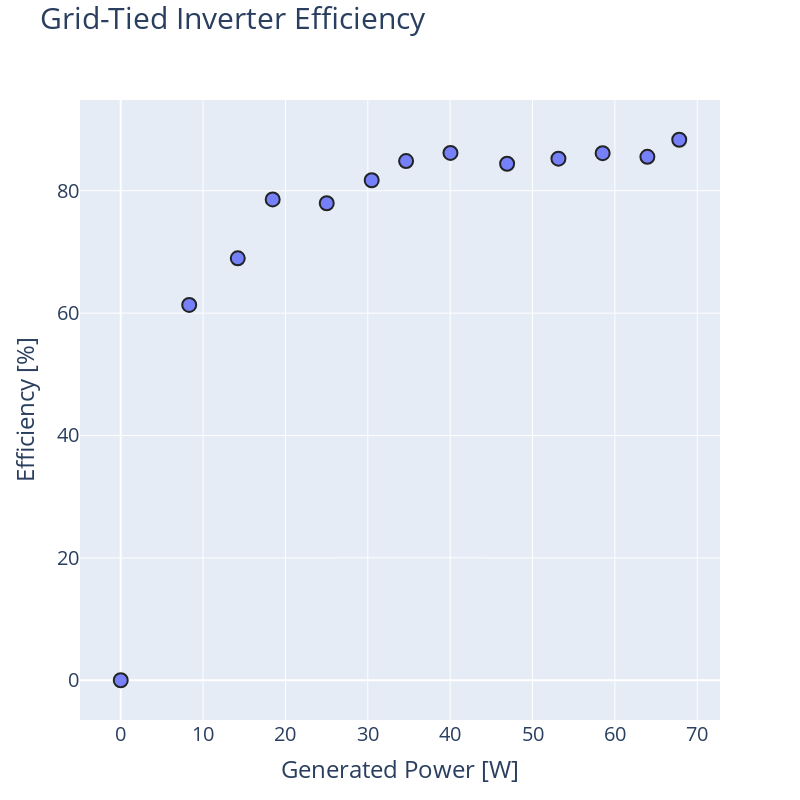

Here is the notebook cell this chart was saved with:
### Markdown cell above
# Task 3 Part 2

### Code cell
# Plot task 3 part 2
# The columns of t3p2df are: 'power_aimed', 'voltage_pv', 'current_pv', 'power_pv', 'power_inv_ac'
t3p2df = pd.read_csv("./data/t3p2.csv")
# Replace 0 current with very low current 0.01
t3p2df['current_pv'] = t3p2df['current_pv'].replace(0, 0.01)
# Calculate power_pv
t3p2df['power_pv'] = t3p2df['voltage_pv'] * t3p2df['current_pv']
# Calculate inverter efficiency
t3p2df['efficiency'] = t3p2df['power_inv_ac'] / t3p2df['power_pv']
# Convert to %
t3p2df['efficiency'] *= 100
t3p2df.head(10)
# Plot efficiency vs power PV
fig = go.Figure()
fig.add_trace(go.Scatter(x=t3p2df['power_pv'], y=t3p2df['efficiency'], name='Inverter Efficiency', mode='markers', marker=dict(size=marker_size, symbol='circle', line=dict(width=2, color='black'), opacity = marker_opacity)))
fig.update_layout(title='Grid-Tied Inverter Efficiency', xaxis_title='Generated Power [W]', yaxis_title='Efficiency [%]')
fig.update_layout(font=dict(size=20))
fig.update_layout(title_font=dict(size=30))
fig.update_layout(width=800,height=800)
fig.update_layout(legend=dict(
    orientation="h",
    yanchor="bottom",
    y=1.0,
    xanchor="right",
    x=0.95
))
fig.update_layout(title=dict(y=0.99))
fig.show()
fig.write_image("./plots/t3/efficiency_inverter_gridtied.png")

### Figure 1 — Plotly figure (JSON) as saved in the notebook; plotly's stock layout.template omitted (floating-point values rounded to 4 significant figures)
{"data": [{"marker": {"line": {"color": "black", "width": 2}, "opacity": 0.85, "size": 14, "symbol": "circle"}, "mode": "markers", "name": "Inverter Efficiency", "type": "scatter", "x": [0.0048, 8.315, 14.21, 18.45, 25.01, 30.47, 34.65, 40.04, 46.91, 53.14, 58.51, 63.94, 67.81], "y": [0, 61.33, 68.96, 78.58, 77.96, 81.71, 84.85, 86.17, 84.41, 85.24, 86.14, 85.54, 88.33]}], "layout": {"font": {"size": 20}, "height": 800, "legend": {"orientation": "h", "x": 0.95, "xanchor": "right", "y": 1, "yanchor": "bottom"}, "title": {"font": {"size": 30}, "text": "Grid-Tied Inverter Efficiency", "y": 0.99}, "width": 800, "xaxis": {"title": {"text": "Generated Power [W]"}}, "yaxis": {"title": {"text": "Efficiency [%]"}}}}
